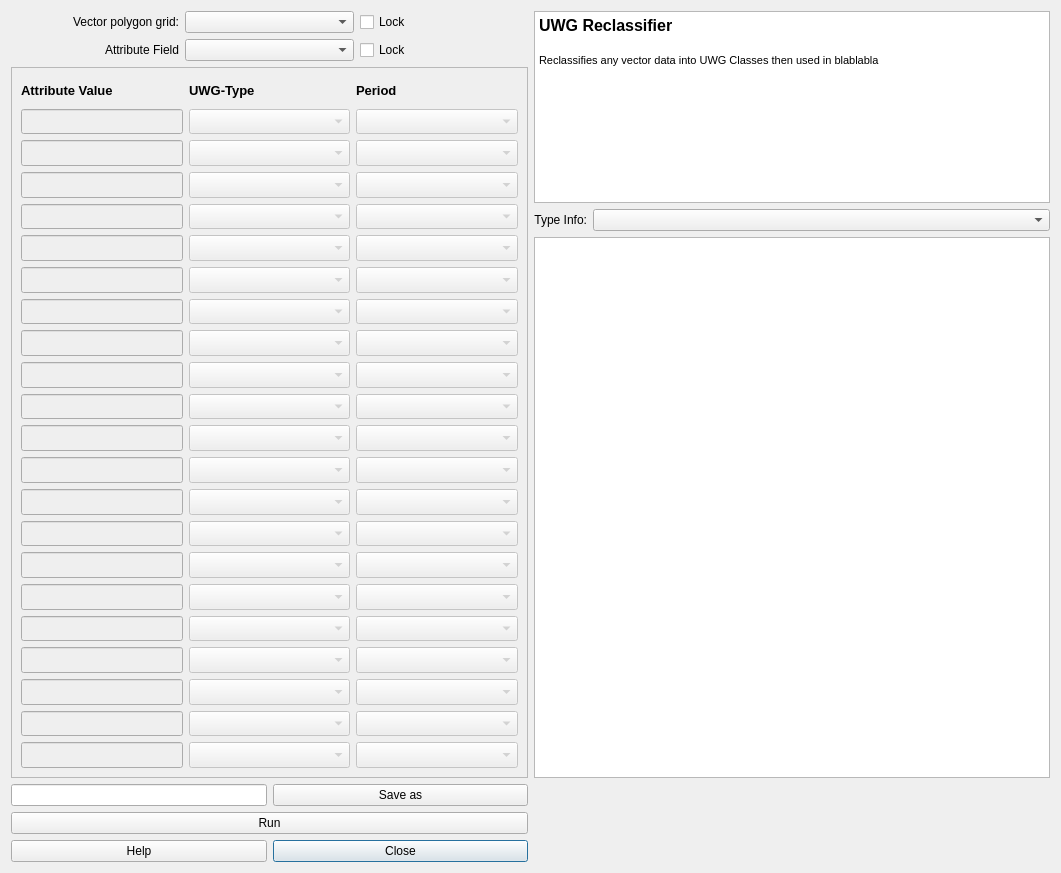
<?xml version="1.0" encoding="UTF-8"?>
<ui version="4.0">
 <class>uwg_reclassifierDialogBase</class>
 <widget class="QDialog" name="uwg_reclassifierDialogBase">
  <property name="geometry">
   <rect>
    <x>0</x>
    <y>0</y>
    <width>1061</width>
    <height>873</height>
   </rect>
  </property>
  <property name="windowTitle">
   <string>UWG Reclassifier</string>
  </property>
  <layout class="QGridLayout" name="gridLayout_2">
   <item row="0" column="0">
    <layout class="QGridLayout" name="gridLayout_8">
     <property name="sizeConstraint">
      <enum>QLayout::SetMaximumSize</enum>
     </property>
     <item row="0" column="0">
      <widget class="QLabel" name="label_11">
       <property name="text">
        <string>Vector polygon grid:</string>
       </property>
       <property name="alignment">
        <set>Qt::AlignRight|Qt::AlignTrailing|Qt::AlignVCenter</set>
       </property>
      </widget>
     </item>
     <item row="1" column="0">
      <widget class="QLabel" name="label_12">
       <property name="text">
        <string>Attribute Field</string>
       </property>
       <property name="alignment">
        <set>Qt::AlignRight|Qt::AlignTrailing|Qt::AlignVCenter</set>
       </property>
      </widget>
     </item>
     <item row="1" column="2">
      <widget class="QCheckBox" name="checkBoxA">
       <property name="text">
        <string>Lock</string>
       </property>
      </widget>
     </item>
     <item row="0" column="2">
      <widget class="QCheckBox" name="checkBoxV">
       <property name="text">
        <string>Lock</string>
       </property>
      </widget>
     </item>
     <item row="1" column="1">
      <widget class="QComboBox" name="comboBoxField">
       <property name="enabled">
        <bool>true</bool>
       </property>
      </widget>
     </item>
     <item row="0" column="1">
      <widget class="QgsMapLayerComboBox" name="comboBoxVector">
       <property name="sizePolicy">
        <sizepolicy hsizetype="Preferred" vsizetype="Preferred">
         <horstretch>0</horstretch>
         <verstretch>0</verstretch>
        </sizepolicy>
       </property>
      </widget>
     </item>
    </layout>
   </item>
   <item row="0" column="1" rowspan="2">
    <widget class="QTextBrowser" name="textBrowser_2">
     <property name="html">
      <string>&lt;!DOCTYPE HTML PUBLIC &quot;-//W3C//DTD HTML 4.0//EN&quot; &quot;http://www.w3.org/TR/REC-html40/strict.dtd&quot;&gt;
&lt;html&gt;&lt;head&gt;&lt;meta name=&quot;qrichtext&quot; content=&quot;1&quot; /&gt;&lt;style type=&quot;text/css&quot;&gt;
p, li { white-space: pre-wrap; }
&lt;/style&gt;&lt;/head&gt;&lt;body style=&quot; font-family:'MS Shell Dlg 2'; font-size:8.25pt; font-weight:400; font-style:normal;&quot;&gt;
&lt;p style=&quot; margin-top:0px; margin-bottom:0px; margin-left:0px; margin-right:0px; -qt-block-indent:0; text-indent:0px;&quot;&gt;&lt;span style=&quot; font-size:12pt; font-weight:600;&quot;&gt;UWG Reclassifier &lt;/span&gt;&lt;/p&gt;
&lt;p style=&quot;-qt-paragraph-type:empty; margin-top:0px; margin-bottom:0px; margin-left:0px; margin-right:0px; -qt-block-indent:0; text-indent:0px; font-size:12pt; font-weight:600;&quot;&gt;&lt;br /&gt;&lt;/p&gt;
&lt;p style=&quot; margin-top:0px; margin-bottom:0px; margin-left:0px; margin-right:0px; -qt-block-indent:0; text-indent:0px;&quot;&gt;Reclassifies any vector data into UWG Classes then used in blablabla&lt;/p&gt;&lt;/body&gt;&lt;/html&gt;</string>
     </property>
    </widget>
   </item>
   <item row="1" column="0" rowspan="3">
    <widget class="QScrollArea" name="scrollArea">
     <property name="sizePolicy">
      <sizepolicy hsizetype="Expanding" vsizetype="Expanding">
       <horstretch>0</horstretch>
       <verstretch>0</verstretch>
      </sizepolicy>
     </property>
     <property name="widgetResizable">
      <bool>true</bool>
     </property>
     <widget class="QWidget" name="scrollAreaWidgetContents_2">
      <property name="geometry">
       <rect>
        <x>0</x>
        <y>0</y>
        <width>517</width>
        <height>665</height>
       </rect>
      </property>
      <layout class="QGridLayout" name="gridLayout">
       <item row="0" column="0">
        <layout class="QGridLayout" name="gridLayout_7">
         <item row="1" column="0">
          <widget class="QLineEdit" name="lineEdit_0">
           <property name="enabled">
            <bool>false</bool>
           </property>
           <property name="sizePolicy">
            <sizepolicy hsizetype="Preferred" vsizetype="Preferred">
             <horstretch>0</horstretch>
             <verstretch>0</verstretch>
            </sizepolicy>
           </property>
          </widget>
         </item>
         <item row="8" column="1">
          <widget class="QComboBox" name="comboBoxNew_7">
           <property name="enabled">
            <bool>false</bool>
           </property>
           <property name="sizePolicy">
            <sizepolicy hsizetype="Preferred" vsizetype="Preferred">
             <horstretch>0</horstretch>
             <verstretch>0</verstretch>
            </sizepolicy>
           </property>
          </widget>
         </item>
         <item row="1" column="1">
          <widget class="QComboBox" name="comboBoxNew_0">
           <property name="enabled">
            <bool>false</bool>
           </property>
           <property name="sizePolicy">
            <sizepolicy hsizetype="Preferred" vsizetype="Preferred">
             <horstretch>0</horstretch>
             <verstretch>0</verstretch>
            </sizepolicy>
           </property>
          </widget>
         </item>
         <item row="7" column="1">
          <widget class="QComboBox" name="comboBoxNew_6">
           <property name="enabled">
            <bool>false</bool>
           </property>
           <property name="sizePolicy">
            <sizepolicy hsizetype="Preferred" vsizetype="Preferred">
             <horstretch>0</horstretch>
             <verstretch>0</verstretch>
            </sizepolicy>
           </property>
          </widget>
         </item>
         <item row="9" column="2">
          <widget class="QComboBox" name="comboBoxpPeriod_8">
           <property name="enabled">
            <bool>false</bool>
           </property>
           <property name="sizePolicy">
            <sizepolicy hsizetype="Preferred" vsizetype="Preferred">
             <horstretch>0</horstretch>
             <verstretch>0</verstretch>
            </sizepolicy>
           </property>
          </widget>
         </item>
         <item row="18" column="1">
          <widget class="QComboBox" name="comboBoxNew_17">
           <property name="enabled">
            <bool>false</bool>
           </property>
           <property name="sizePolicy">
            <sizepolicy hsizetype="Preferred" vsizetype="Preferred">
             <horstretch>0</horstretch>
             <verstretch>0</verstretch>
            </sizepolicy>
           </property>
          </widget>
         </item>
         <item row="3" column="2">
          <widget class="QComboBox" name="comboBoxpPeriod_2">
           <property name="enabled">
            <bool>false</bool>
           </property>
           <property name="sizePolicy">
            <sizepolicy hsizetype="Preferred" vsizetype="Preferred">
             <horstretch>0</horstretch>
             <verstretch>0</verstretch>
            </sizepolicy>
           </property>
          </widget>
         </item>
         <item row="5" column="2">
          <widget class="QComboBox" name="comboBoxpPeriod_4">
           <property name="enabled">
            <bool>false</bool>
           </property>
           <property name="sizePolicy">
            <sizepolicy hsizetype="Preferred" vsizetype="Preferred">
             <horstretch>0</horstretch>
             <verstretch>0</verstretch>
            </sizepolicy>
           </property>
          </widget>
         </item>
         <item row="2" column="2">
          <widget class="QComboBox" name="comboBoxpPeriod_1">
           <property name="enabled">
            <bool>false</bool>
           </property>
           <property name="sizePolicy">
            <sizepolicy hsizetype="Preferred" vsizetype="Preferred">
             <horstretch>0</horstretch>
             <verstretch>0</verstretch>
            </sizepolicy>
           </property>
          </widget>
         </item>
         <item row="11" column="2">
          <widget class="QComboBox" name="comboBoxpPeriod_10">
           <property name="enabled">
            <bool>false</bool>
           </property>
           <property name="sizePolicy">
            <sizepolicy hsizetype="Preferred" vsizetype="Preferred">
             <horstretch>0</horstretch>
             <verstretch>0</verstretch>
            </sizepolicy>
           </property>
          </widget>
         </item>
         <item row="12" column="2">
          <widget class="QComboBox" name="comboBoxpPeriod_11">
           <property name="enabled">
            <bool>false</bool>
           </property>
           <property name="sizePolicy">
            <sizepolicy hsizetype="Preferred" vsizetype="Preferred">
             <horstretch>0</horstretch>
             <verstretch>0</verstretch>
            </sizepolicy>
           </property>
          </widget>
         </item>
         <item row="21" column="1">
          <widget class="QComboBox" name="comboBoxNew_20">
           <property name="enabled">
            <bool>false</bool>
           </property>
           <property name="sizePolicy">
            <sizepolicy hsizetype="Preferred" vsizetype="Preferred">
             <horstretch>0</horstretch>
             <verstretch>0</verstretch>
            </sizepolicy>
           </property>
          </widget>
         </item>
         <item row="14" column="1">
          <widget class="QComboBox" name="comboBoxNew_13">
           <property name="enabled">
            <bool>false</bool>
           </property>
           <property name="sizePolicy">
            <sizepolicy hsizetype="Preferred" vsizetype="Preferred">
             <horstretch>0</horstretch>
             <verstretch>0</verstretch>
            </sizepolicy>
           </property>
          </widget>
         </item>
         <item row="13" column="1">
          <widget class="QComboBox" name="comboBoxNew_12">
           <property name="enabled">
            <bool>false</bool>
           </property>
           <property name="sizePolicy">
            <sizepolicy hsizetype="Preferred" vsizetype="Preferred">
             <horstretch>0</horstretch>
             <verstretch>0</verstretch>
            </sizepolicy>
           </property>
          </widget>
         </item>
         <item row="1" column="2">
          <widget class="QComboBox" name="comboBoxpPeriod_0">
           <property name="enabled">
            <bool>false</bool>
           </property>
           <property name="sizePolicy">
            <sizepolicy hsizetype="Preferred" vsizetype="Preferred">
             <horstretch>0</horstretch>
             <verstretch>0</verstretch>
            </sizepolicy>
           </property>
          </widget>
         </item>
         <item row="19" column="1">
          <widget class="QComboBox" name="comboBoxNew_18">
           <property name="enabled">
            <bool>false</bool>
           </property>
           <property name="sizePolicy">
            <sizepolicy hsizetype="Preferred" vsizetype="Preferred">
             <horstretch>0</horstretch>
             <verstretch>0</verstretch>
            </sizepolicy>
           </property>
          </widget>
         </item>
         <item row="9" column="1">
          <widget class="QComboBox" name="comboBoxNew_8">
           <property name="enabled">
            <bool>false</bool>
           </property>
           <property name="sizePolicy">
            <sizepolicy hsizetype="Preferred" vsizetype="Preferred">
             <horstretch>0</horstretch>
             <verstretch>0</verstretch>
            </sizepolicy>
           </property>
          </widget>
         </item>
         <item row="10" column="2">
          <widget class="QComboBox" name="comboBoxpPeriod_9">
           <property name="enabled">
            <bool>false</bool>
           </property>
           <property name="sizePolicy">
            <sizepolicy hsizetype="Preferred" vsizetype="Preferred">
             <horstretch>0</horstretch>
             <verstretch>0</verstretch>
            </sizepolicy>
           </property>
          </widget>
         </item>
         <item row="21" column="2">
          <widget class="QComboBox" name="comboBoxpPeriod_20">
           <property name="enabled">
            <bool>false</bool>
           </property>
           <property name="sizePolicy">
            <sizepolicy hsizetype="Preferred" vsizetype="Preferred">
             <horstretch>0</horstretch>
             <verstretch>0</verstretch>
            </sizepolicy>
           </property>
          </widget>
         </item>
         <item row="3" column="1">
          <widget class="QComboBox" name="comboBoxNew_2">
           <property name="enabled">
            <bool>false</bool>
           </property>
           <property name="sizePolicy">
            <sizepolicy hsizetype="Preferred" vsizetype="Preferred">
             <horstretch>0</horstretch>
             <verstretch>0</verstretch>
            </sizepolicy>
           </property>
          </widget>
         </item>
         <item row="16" column="2">
          <widget class="QComboBox" name="comboBoxpPeriod_15">
           <property name="enabled">
            <bool>false</bool>
           </property>
           <property name="sizePolicy">
            <sizepolicy hsizetype="Preferred" vsizetype="Preferred">
             <horstretch>0</horstretch>
             <verstretch>0</verstretch>
            </sizepolicy>
           </property>
          </widget>
         </item>
         <item row="16" column="1">
          <widget class="QComboBox" name="comboBoxNew_15">
           <property name="enabled">
            <bool>false</bool>
           </property>
           <property name="sizePolicy">
            <sizepolicy hsizetype="Preferred" vsizetype="Preferred">
             <horstretch>0</horstretch>
             <verstretch>0</verstretch>
            </sizepolicy>
           </property>
          </widget>
         </item>
         <item row="2" column="1">
          <widget class="QComboBox" name="comboBoxNew_1">
           <property name="enabled">
            <bool>false</bool>
           </property>
           <property name="sizePolicy">
            <sizepolicy hsizetype="Preferred" vsizetype="Preferred">
             <horstretch>0</horstretch>
             <verstretch>0</verstretch>
            </sizepolicy>
           </property>
          </widget>
         </item>
         <item row="17" column="2">
          <widget class="QComboBox" name="comboBoxpPeriod_16">
           <property name="enabled">
            <bool>false</bool>
           </property>
           <property name="sizePolicy">
            <sizepolicy hsizetype="Preferred" vsizetype="Preferred">
             <horstretch>0</horstretch>
             <verstretch>0</verstretch>
            </sizepolicy>
           </property>
          </widget>
         </item>
         <item row="4" column="2">
          <widget class="QComboBox" name="comboBoxpPeriod_3">
           <property name="enabled">
            <bool>false</bool>
           </property>
           <property name="sizePolicy">
            <sizepolicy hsizetype="Preferred" vsizetype="Preferred">
             <horstretch>0</horstretch>
             <verstretch>0</verstretch>
            </sizepolicy>
           </property>
          </widget>
         </item>
         <item row="13" column="2">
          <widget class="QComboBox" name="comboBoxpPeriod_12">
           <property name="enabled">
            <bool>false</bool>
           </property>
           <property name="sizePolicy">
            <sizepolicy hsizetype="Preferred" vsizetype="Preferred">
             <horstretch>0</horstretch>
             <verstretch>0</verstretch>
            </sizepolicy>
           </property>
          </widget>
         </item>
         <item row="12" column="1">
          <widget class="QComboBox" name="comboBoxNew_11">
           <property name="enabled">
            <bool>false</bool>
           </property>
           <property name="sizePolicy">
            <sizepolicy hsizetype="Preferred" vsizetype="Preferred">
             <horstretch>0</horstretch>
             <verstretch>0</verstretch>
            </sizepolicy>
           </property>
          </widget>
         </item>
         <item row="19" column="2">
          <widget class="QComboBox" name="comboBoxpPeriod_18">
           <property name="enabled">
            <bool>false</bool>
           </property>
           <property name="sizePolicy">
            <sizepolicy hsizetype="Preferred" vsizetype="Preferred">
             <horstretch>0</horstretch>
             <verstretch>0</verstretch>
            </sizepolicy>
           </property>
          </widget>
         </item>
         <item row="6" column="1">
          <widget class="QComboBox" name="comboBoxNew_5">
           <property name="enabled">
            <bool>false</bool>
           </property>
           <property name="sizePolicy">
            <sizepolicy hsizetype="Preferred" vsizetype="Preferred">
             <horstretch>0</horstretch>
             <verstretch>0</verstretch>
            </sizepolicy>
           </property>
          </widget>
         </item>
         <item row="5" column="1">
          <widget class="QComboBox" name="comboBoxNew_4">
           <property name="enabled">
            <bool>false</bool>
           </property>
           <property name="sizePolicy">
            <sizepolicy hsizetype="Preferred" vsizetype="Preferred">
             <horstretch>0</horstretch>
             <verstretch>0</verstretch>
            </sizepolicy>
           </property>
          </widget>
         </item>
         <item row="15" column="2">
          <widget class="QComboBox" name="comboBoxpPeriod_14">
           <property name="enabled">
            <bool>false</bool>
           </property>
           <property name="sizePolicy">
            <sizepolicy hsizetype="Preferred" vsizetype="Preferred">
             <horstretch>0</horstretch>
             <verstretch>0</verstretch>
            </sizepolicy>
           </property>
          </widget>
         </item>
         <item row="15" column="1">
          <widget class="QComboBox" name="comboBoxNew_14">
           <property name="enabled">
            <bool>false</bool>
           </property>
           <property name="sizePolicy">
            <sizepolicy hsizetype="Preferred" vsizetype="Preferred">
             <horstretch>0</horstretch>
             <verstretch>0</verstretch>
            </sizepolicy>
           </property>
          </widget>
         </item>
         <item row="4" column="1">
          <widget class="QComboBox" name="comboBoxNew_3">
           <property name="enabled">
            <bool>false</bool>
           </property>
           <property name="sizePolicy">
            <sizepolicy hsizetype="Preferred" vsizetype="Preferred">
             <horstretch>0</horstretch>
             <verstretch>0</verstretch>
            </sizepolicy>
           </property>
          </widget>
         </item>
         <item row="11" column="1">
          <widget class="QComboBox" name="comboBoxNew_10">
           <property name="enabled">
            <bool>false</bool>
           </property>
           <property name="sizePolicy">
            <sizepolicy hsizetype="Preferred" vsizetype="Preferred">
             <horstretch>0</horstretch>
             <verstretch>0</verstretch>
            </sizepolicy>
           </property>
          </widget>
         </item>
         <item row="14" column="2">
          <widget class="QComboBox" name="comboBoxpPeriod_13">
           <property name="enabled">
            <bool>false</bool>
           </property>
           <property name="sizePolicy">
            <sizepolicy hsizetype="Preferred" vsizetype="Preferred">
             <horstretch>0</horstretch>
             <verstretch>0</verstretch>
            </sizepolicy>
           </property>
          </widget>
         </item>
         <item row="10" column="1">
          <widget class="QComboBox" name="comboBoxNew_9">
           <property name="enabled">
            <bool>false</bool>
           </property>
           <property name="sizePolicy">
            <sizepolicy hsizetype="Preferred" vsizetype="Preferred">
             <horstretch>0</horstretch>
             <verstretch>0</verstretch>
            </sizepolicy>
           </property>
          </widget>
         </item>
         <item row="20" column="2">
          <widget class="QComboBox" name="comboBoxpPeriod_19">
           <property name="enabled">
            <bool>false</bool>
           </property>
           <property name="sizePolicy">
            <sizepolicy hsizetype="Preferred" vsizetype="Preferred">
             <horstretch>0</horstretch>
             <verstretch>0</verstretch>
            </sizepolicy>
           </property>
          </widget>
         </item>
         <item row="18" column="2">
          <widget class="QComboBox" name="comboBoxpPeriod_17">
           <property name="enabled">
            <bool>false</bool>
           </property>
           <property name="sizePolicy">
            <sizepolicy hsizetype="Preferred" vsizetype="Preferred">
             <horstretch>0</horstretch>
             <verstretch>0</verstretch>
            </sizepolicy>
           </property>
          </widget>
         </item>
         <item row="20" column="1">
          <widget class="QComboBox" name="comboBoxNew_19">
           <property name="enabled">
            <bool>false</bool>
           </property>
           <property name="sizePolicy">
            <sizepolicy hsizetype="Preferred" vsizetype="Preferred">
             <horstretch>0</horstretch>
             <verstretch>0</verstretch>
            </sizepolicy>
           </property>
          </widget>
         </item>
         <item row="17" column="1">
          <widget class="QComboBox" name="comboBoxNew_16">
           <property name="enabled">
            <bool>false</bool>
           </property>
           <property name="sizePolicy">
            <sizepolicy hsizetype="Preferred" vsizetype="Preferred">
             <horstretch>0</horstretch>
             <verstretch>0</verstretch>
            </sizepolicy>
           </property>
          </widget>
         </item>
         <item row="7" column="2">
          <widget class="QComboBox" name="comboBoxpPeriod_6">
           <property name="enabled">
            <bool>false</bool>
           </property>
           <property name="sizePolicy">
            <sizepolicy hsizetype="Preferred" vsizetype="Preferred">
             <horstretch>0</horstretch>
             <verstretch>0</verstretch>
            </sizepolicy>
           </property>
          </widget>
         </item>
         <item row="8" column="2">
          <widget class="QComboBox" name="comboBoxpPeriod_7">
           <property name="enabled">
            <bool>false</bool>
           </property>
           <property name="sizePolicy">
            <sizepolicy hsizetype="Preferred" vsizetype="Preferred">
             <horstretch>0</horstretch>
             <verstretch>0</verstretch>
            </sizepolicy>
           </property>
          </widget>
         </item>
         <item row="0" column="0">
          <widget class="QLabel" name="label_8">
           <property name="font">
            <font>
             <pointsize>10</pointsize>
             <weight>75</weight>
             <bold>true</bold>
            </font>
           </property>
           <property name="text">
            <string>Attribute Value</string>
           </property>
          </widget>
         </item>
         <item row="0" column="1">
          <widget class="QLabel" name="label_9">
           <property name="font">
            <font>
             <pointsize>10</pointsize>
             <weight>75</weight>
             <bold>true</bold>
            </font>
           </property>
           <property name="text">
            <string>UWG-Type</string>
           </property>
          </widget>
         </item>
         <item row="6" column="2">
          <widget class="QComboBox" name="comboBoxpPeriod_5">
           <property name="enabled">
            <bool>false</bool>
           </property>
           <property name="sizePolicy">
            <sizepolicy hsizetype="Preferred" vsizetype="Preferred">
             <horstretch>0</horstretch>
             <verstretch>0</verstretch>
            </sizepolicy>
           </property>
          </widget>
         </item>
         <item row="0" column="2">
          <widget class="QLabel" name="label_10">
           <property name="font">
            <font>
             <pointsize>10</pointsize>
             <weight>75</weight>
             <bold>true</bold>
            </font>
           </property>
           <property name="text">
            <string>Period</string>
           </property>
          </widget>
         </item>
         <item row="3" column="0">
          <widget class="QLineEdit" name="lineEdit_2">
           <property name="enabled">
            <bool>false</bool>
           </property>
           <property name="sizePolicy">
            <sizepolicy hsizetype="Preferred" vsizetype="Preferred">
             <horstretch>0</horstretch>
             <verstretch>0</verstretch>
            </sizepolicy>
           </property>
          </widget>
         </item>
         <item row="4" column="0">
          <widget class="QLineEdit" name="lineEdit_3">
           <property name="enabled">
            <bool>false</bool>
           </property>
           <property name="sizePolicy">
            <sizepolicy hsizetype="Preferred" vsizetype="Preferred">
             <horstretch>0</horstretch>
             <verstretch>0</verstretch>
            </sizepolicy>
           </property>
          </widget>
         </item>
         <item row="2" column="0">
          <widget class="QLineEdit" name="lineEdit_1">
           <property name="enabled">
            <bool>false</bool>
           </property>
           <property name="sizePolicy">
            <sizepolicy hsizetype="Preferred" vsizetype="Preferred">
             <horstretch>0</horstretch>
             <verstretch>0</verstretch>
            </sizepolicy>
           </property>
          </widget>
         </item>
         <item row="5" column="0">
          <widget class="QLineEdit" name="lineEdit_4">
           <property name="enabled">
            <bool>false</bool>
           </property>
           <property name="sizePolicy">
            <sizepolicy hsizetype="Preferred" vsizetype="Preferred">
             <horstretch>0</horstretch>
             <verstretch>0</verstretch>
            </sizepolicy>
           </property>
          </widget>
         </item>
         <item row="6" column="0">
          <widget class="QLineEdit" name="lineEdit_5">
           <property name="enabled">
            <bool>false</bool>
           </property>
           <property name="sizePolicy">
            <sizepolicy hsizetype="Preferred" vsizetype="Preferred">
             <horstretch>0</horstretch>
             <verstretch>0</verstretch>
            </sizepolicy>
           </property>
          </widget>
         </item>
         <item row="7" column="0">
          <widget class="QLineEdit" name="lineEdit_6">
           <property name="enabled">
            <bool>false</bool>
           </property>
           <property name="sizePolicy">
            <sizepolicy hsizetype="Preferred" vsizetype="Preferred">
             <horstretch>0</horstretch>
             <verstretch>0</verstretch>
            </sizepolicy>
           </property>
          </widget>
         </item>
         <item row="8" column="0">
          <widget class="QLineEdit" name="lineEdit_7">
           <property name="enabled">
            <bool>false</bool>
           </property>
           <property name="sizePolicy">
            <sizepolicy hsizetype="Preferred" vsizetype="Preferred">
             <horstretch>0</horstretch>
             <verstretch>0</verstretch>
            </sizepolicy>
           </property>
          </widget>
         </item>
         <item row="9" column="0">
          <widget class="QLineEdit" name="lineEdit_8">
           <property name="enabled">
            <bool>false</bool>
           </property>
           <property name="sizePolicy">
            <sizepolicy hsizetype="Preferred" vsizetype="Preferred">
             <horstretch>0</horstretch>
             <verstretch>0</verstretch>
            </sizepolicy>
           </property>
          </widget>
         </item>
         <item row="10" column="0">
          <widget class="QLineEdit" name="lineEdit_9">
           <property name="enabled">
            <bool>false</bool>
           </property>
           <property name="sizePolicy">
            <sizepolicy hsizetype="Preferred" vsizetype="Preferred">
             <horstretch>0</horstretch>
             <verstretch>0</verstretch>
            </sizepolicy>
           </property>
          </widget>
         </item>
         <item row="11" column="0">
          <widget class="QLineEdit" name="lineEdit_10">
           <property name="enabled">
            <bool>false</bool>
           </property>
           <property name="sizePolicy">
            <sizepolicy hsizetype="Preferred" vsizetype="Preferred">
             <horstretch>0</horstretch>
             <verstretch>0</verstretch>
            </sizepolicy>
           </property>
          </widget>
         </item>
         <item row="12" column="0">
          <widget class="QLineEdit" name="lineEdit_11">
           <property name="enabled">
            <bool>false</bool>
           </property>
           <property name="sizePolicy">
            <sizepolicy hsizetype="Preferred" vsizetype="Preferred">
             <horstretch>0</horstretch>
             <verstretch>0</verstretch>
            </sizepolicy>
           </property>
          </widget>
         </item>
         <item row="13" column="0">
          <widget class="QLineEdit" name="lineEdit_12">
           <property name="enabled">
            <bool>false</bool>
           </property>
           <property name="sizePolicy">
            <sizepolicy hsizetype="Preferred" vsizetype="Preferred">
             <horstretch>0</horstretch>
             <verstretch>0</verstretch>
            </sizepolicy>
           </property>
          </widget>
         </item>
         <item row="14" column="0">
          <widget class="QLineEdit" name="lineEdit_13">
           <property name="enabled">
            <bool>false</bool>
           </property>
           <property name="sizePolicy">
            <sizepolicy hsizetype="Preferred" vsizetype="Preferred">
             <horstretch>0</horstretch>
             <verstretch>0</verstretch>
            </sizepolicy>
           </property>
          </widget>
         </item>
         <item row="15" column="0">
          <widget class="QLineEdit" name="lineEdit_14">
           <property name="enabled">
            <bool>false</bool>
           </property>
           <property name="sizePolicy">
            <sizepolicy hsizetype="Preferred" vsizetype="Preferred">
             <horstretch>0</horstretch>
             <verstretch>0</verstretch>
            </sizepolicy>
           </property>
          </widget>
         </item>
         <item row="16" column="0">
          <widget class="QLineEdit" name="lineEdit_15">
           <property name="enabled">
            <bool>false</bool>
           </property>
           <property name="sizePolicy">
            <sizepolicy hsizetype="Preferred" vsizetype="Preferred">
             <horstretch>0</horstretch>
             <verstretch>0</verstretch>
            </sizepolicy>
           </property>
          </widget>
         </item>
         <item row="17" column="0">
          <widget class="QLineEdit" name="lineEdit_16">
           <property name="enabled">
            <bool>false</bool>
           </property>
           <property name="sizePolicy">
            <sizepolicy hsizetype="Preferred" vsizetype="Preferred">
             <horstretch>0</horstretch>
             <verstretch>0</verstretch>
            </sizepolicy>
           </property>
          </widget>
         </item>
         <item row="18" column="0">
          <widget class="QLineEdit" name="lineEdit_17">
           <property name="enabled">
            <bool>false</bool>
           </property>
           <property name="sizePolicy">
            <sizepolicy hsizetype="Preferred" vsizetype="Preferred">
             <horstretch>0</horstretch>
             <verstretch>0</verstretch>
            </sizepolicy>
           </property>
          </widget>
         </item>
         <item row="19" column="0">
          <widget class="QLineEdit" name="lineEdit_18">
           <property name="enabled">
            <bool>false</bool>
           </property>
           <property name="sizePolicy">
            <sizepolicy hsizetype="Preferred" vsizetype="Preferred">
             <horstretch>0</horstretch>
             <verstretch>0</verstretch>
            </sizepolicy>
           </property>
          </widget>
         </item>
         <item row="20" column="0">
          <widget class="QLineEdit" name="lineEdit_19">
           <property name="enabled">
            <bool>false</bool>
           </property>
           <property name="sizePolicy">
            <sizepolicy hsizetype="Preferred" vsizetype="Preferred">
             <horstretch>0</horstretch>
             <verstretch>0</verstretch>
            </sizepolicy>
           </property>
          </widget>
         </item>
         <item row="21" column="0">
          <widget class="QLineEdit" name="lineEdit_20">
           <property name="enabled">
            <bool>false</bool>
           </property>
           <property name="sizePolicy">
            <sizepolicy hsizetype="Preferred" vsizetype="Preferred">
             <horstretch>0</horstretch>
             <verstretch>0</verstretch>
            </sizepolicy>
           </property>
          </widget>
         </item>
        </layout>
       </item>
      </layout>
     </widget>
    </widget>
   </item>
   <item row="2" column="1">
    <layout class="QFormLayout" name="formLayout">
     <item row="0" column="1">
      <widget class="QComboBox" name="comboBoxTypeInfo">
       <property name="enabled">
        <bool>true</bool>
       </property>
       <property name="currentIndex">
        <number>-1</number>
       </property>
      </widget>
     </item>
     <item row="0" column="0">
      <widget class="QLabel" name="label_14">
       <property name="text">
        <string>Type Info:</string>
       </property>
       <property name="alignment">
        <set>Qt::AlignRight|Qt::AlignTrailing|Qt::AlignVCenter</set>
       </property>
      </widget>
     </item>
    </layout>
   </item>
   <item row="3" column="1">
    <widget class="QTextBrowser" name="textBrowser"/>
   </item>
   <item row="4" column="0">
    <layout class="QGridLayout" name="gridLayout_3">
     <item row="2" column="1">
      <widget class="QPushButton" name="closeButton">
       <property name="enabled">
        <bool>true</bool>
       </property>
       <property name="text">
        <string>Close</string>
       </property>
      </widget>
     </item>
     <item row="0" column="1">
      <widget class="QPushButton" name="pushButtonSave">
       <property name="text">
        <string>Save as</string>
       </property>
      </widget>
     </item>
     <item row="1" column="0" colspan="2">
      <widget class="QPushButton" name="runButton">
       <property name="text">
        <string>Run</string>
       </property>
      </widget>
     </item>
     <item row="2" column="0">
      <widget class="QPushButton" name="helpButton">
       <property name="text">
        <string>Help</string>
       </property>
      </widget>
     </item>
     <item row="0" column="0">
      <widget class="QLineEdit" name="textOutput">
       <property name="sizePolicy">
        <sizepolicy hsizetype="Preferred" vsizetype="Preferred">
         <horstretch>0</horstretch>
         <verstretch>0</verstretch>
        </sizepolicy>
       </property>
      </widget>
     </item>
    </layout>
   </item>
  </layout>
 </widget>
 <customwidgets>
  <customwidget>
   <class>QgsMapLayerComboBox</class>
   <extends>QComboBox</extends>
   <header>qgsmaplayercombobox.h</header>
  </customwidget>
 </customwidgets>
 <resources/>
 <connections/>
</ui>
